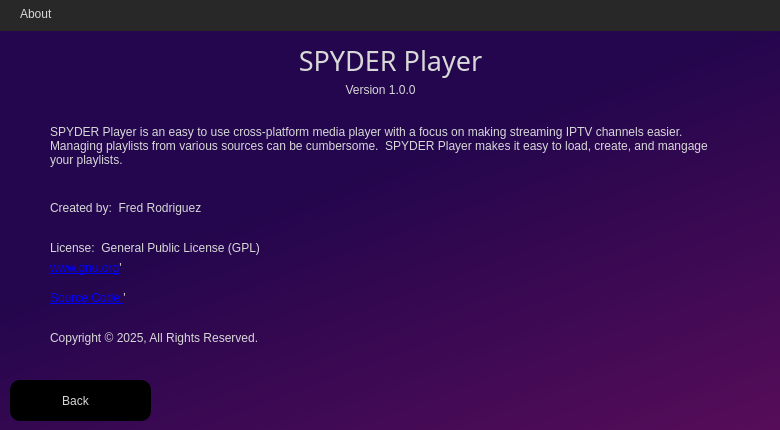
<?xml version="1.0" encoding="UTF-8"?>
<ui version="4.0">
 <class>About</class>
 <widget class="QWidget" name="About">
  <property name="geometry">
   <rect>
    <x>0</x>
    <y>0</y>
    <width>780</width>
    <height>430</height>
   </rect>
  </property>
  <property name="windowTitle">
   <string>Form</string>
  </property>
  <property name="styleSheet">
   <string notr="true">/*background-color: rgb(42, 42, 42);*/

QLabel
{
	color: rgb(216, 216, 216);
     background-color: transparent;
}

QPushButton 
{	
	color: rgb(216, 216, 216);
	background-color: rgb(0, 0, 0);
	border-radius: 10px;
}

QPushButton:hover 
{
	background-color: rgb(22, 7, 46);
}

QPushButton:disabled
{
	color: rgb(73, 73, 73);
}

QPushButton:pressed 
{
	background-color: rgb(82, 26, 149);
}

QTableWidget
{
	background-color: rgb(0, 0, 0);
}

QTableWidget::item::selected
{
	background-color: rgb(0, 58, 201);
}

QHeaderView::section
{
	background-color: rgb(20, 6, 36);
}

QHeaderView
{
	background-color: rgb(30, 30, 30);
}

QLineEdit
{
	color: rgb(216, 216, 216);
	background-color: rgb(0, 0, 0);
	padding-left:10px;
}

QTextEdit
{
	color: rgb(216, 216, 216);
	background-color: rgb(0, 0, 0);
	padding-left:25px;
}

QComboBox
{
	color: rgb(216, 216, 216);
	background-color: rgb(0, 0, 0);
}

QComboBox QAbstractItemView {
 	border: 1px solid grey;
 	/*background: black;*/
	selection-color: rgb(216, 216, 216);
  	background-color: rgb(30, 30, 30);
}
</string>
  </property>
  <widget class="QWidget" name="Titlebar_widget" native="true">
   <property name="geometry">
    <rect>
     <x>0</x>
     <y>0</y>
     <width>781</width>
     <height>31</height>
    </rect>
   </property>
   <property name="styleSheet">
    <string notr="true">background-color: rgb(40, 40, 40);</string>
   </property>
   <widget class="QLabel" name="Titlebar_label">
    <property name="geometry">
     <rect>
      <x>20</x>
      <y>0</y>
      <width>251</width>
      <height>21</height>
     </rect>
    </property>
    <property name="text">
     <string>About</string>
    </property>
    <property name="alignment">
     <set>Qt::AlignmentFlag::AlignBottom|Qt::AlignmentFlag::AlignLeading|Qt::AlignmentFlag::AlignLeft</set>
    </property>
   </widget>
  </widget>
  <widget class="QPushButton" name="Back_button">
   <property name="geometry">
    <rect>
     <x>10</x>
     <y>380</y>
     <width>141</width>
     <height>41</height>
    </rect>
   </property>
   <property name="text">
    <string>  Back     </string>
   </property>
   <property name="icon">
    <iconset resource="resources.qrc">
     <normaloff>:/icons/icons/white-left-arrow.png</normaloff>
     <disabledoff>:/icons/icons/white-left-arrow-disabled.png</disabledoff>:/icons/icons/white-left-arrow.png</iconset>
   </property>
   <property name="iconSize">
    <size>
     <width>15</width>
     <height>15</height>
    </size>
   </property>
  </widget>
  <widget class="QLabel" name="License_label">
   <property name="geometry">
    <rect>
     <x>50</x>
     <y>240</y>
     <width>251</width>
     <height>16</height>
    </rect>
   </property>
   <property name="text">
    <string>License:  General Public License (GPL)</string>
   </property>
   <property name="alignment">
    <set>Qt::AlignmentFlag::AlignLeading|Qt::AlignmentFlag::AlignLeft|Qt::AlignmentFlag::AlignVCenter</set>
   </property>
  </widget>
  <widget class="QWidget" name="background_widget" native="true">
   <property name="geometry">
    <rect>
     <x>0</x>
     <y>30</y>
     <width>801</width>
     <height>421</height>
    </rect>
   </property>
   <property name="styleSheet">
    <string notr="true">/*background-color: qlineargradient(spread:pad, x1:0.369, y1:0.182, x2:1, y2:1, stop:0 rgba(57, 9, 126, 255), stop:1 rgba(129, 18, 129, 255));*/
background-color: qlineargradient(spread:pad, x1:0.506931, y1:0.295636, x2:1, y2:1, stop:0 rgba(35, 6, 77, 255), stop:1 rgba(90, 13, 90, 255));</string>
   </property>
  </widget>
  <widget class="QLabel" name="Title_label">
   <property name="geometry">
    <rect>
     <x>150</x>
     <y>40</y>
     <width>481</width>
     <height>41</height>
    </rect>
   </property>
   <property name="font">
    <font>
     <family>Arial Black</family>
     <pointsize>20</pointsize>
    </font>
   </property>
   <property name="text">
    <string>SPYDER Player</string>
   </property>
   <property name="alignment">
    <set>Qt::AlignmentFlag::AlignCenter</set>
   </property>
  </widget>
  <widget class="QLabel" name="Version_label">
   <property name="geometry">
    <rect>
     <x>140</x>
     <y>80</y>
     <width>481</width>
     <height>20</height>
    </rect>
   </property>
   <property name="text">
    <string>Version 1.0.0</string>
   </property>
   <property name="alignment">
    <set>Qt::AlignmentFlag::AlignCenter</set>
   </property>
  </widget>
  <widget class="QLabel" name="Name_label">
   <property name="geometry">
    <rect>
     <x>50</x>
     <y>200</y>
     <width>561</width>
     <height>16</height>
    </rect>
   </property>
   <property name="text">
    <string>Created by:  Fred Rodriguez</string>
   </property>
   <property name="alignment">
    <set>Qt::AlignmentFlag::AlignLeading|Qt::AlignmentFlag::AlignLeft|Qt::AlignmentFlag::AlignVCenter</set>
   </property>
  </widget>
  <widget class="QLabel" name="SourceCode_label">
   <property name="geometry">
    <rect>
     <x>50</x>
     <y>290</y>
     <width>311</width>
     <height>16</height>
    </rect>
   </property>
   <property name="text">
    <string>&lt;a href=&quot;https://github.com/ifreddyrod/SPYDER-Player&quot;&gt;Source Code &lt;/a&gt;'</string>
   </property>
   <property name="alignment">
    <set>Qt::AlignmentFlag::AlignLeading|Qt::AlignmentFlag::AlignLeft|Qt::AlignmentFlag::AlignVCenter</set>
   </property>
   <property name="openExternalLinks">
    <bool>true</bool>
   </property>
  </widget>
  <widget class="QLabel" name="Name_label_2">
   <property name="geometry">
    <rect>
     <x>50</x>
     <y>110</y>
     <width>681</width>
     <height>71</height>
    </rect>
   </property>
   <property name="text">
    <string>SPYDER Player is an easy to use cross-platform media player with a focus on making streaming IPTV channels easier.  Managing playlists from various sources can be cumbersome.  SPYDER Player makes it easy to load, create, and mangage your playlists.</string>
   </property>
   <property name="alignment">
    <set>Qt::AlignmentFlag::AlignLeading|Qt::AlignmentFlag::AlignLeft|Qt::AlignmentFlag::AlignVCenter</set>
   </property>
   <property name="wordWrap">
    <bool>true</bool>
   </property>
  </widget>
  <widget class="QLabel" name="LicenseLink_label">
   <property name="geometry">
    <rect>
     <x>50</x>
     <y>260</y>
     <width>311</width>
     <height>16</height>
    </rect>
   </property>
   <property name="text">
    <string>&lt;a href=&quot;https://www.gnu.org/licenses/gpl-3.0.txt&quot;&gt;www.gnu.org&lt;/a&gt;'</string>
   </property>
   <property name="alignment">
    <set>Qt::AlignmentFlag::AlignLeading|Qt::AlignmentFlag::AlignLeft|Qt::AlignmentFlag::AlignVCenter</set>
   </property>
   <property name="openExternalLinks">
    <bool>true</bool>
   </property>
  </widget>
  <widget class="QLabel" name="Copyright_label">
   <property name="geometry">
    <rect>
     <x>50</x>
     <y>330</y>
     <width>561</width>
     <height>16</height>
    </rect>
   </property>
   <property name="text">
    <string>Copyright © 2025, All Rights Reserved.</string>
   </property>
   <property name="alignment">
    <set>Qt::AlignmentFlag::AlignLeading|Qt::AlignmentFlag::AlignLeft|Qt::AlignmentFlag::AlignVCenter</set>
   </property>
  </widget>
  <widget class="QLabel" name="Background_image">
   <property name="geometry">
    <rect>
     <x>360</x>
     <y>20</y>
     <width>512</width>
     <height>512</height>
    </rect>
   </property>
   <property name="maximumSize">
    <size>
     <width>2000</width>
     <height>2000</height>
    </size>
   </property>
   <property name="styleSheet">
    <string notr="true"/>
   </property>
   <property name="text">
    <string/>
   </property>
   <property name="pixmap">
    <pixmap resource="resources.qrc">:/icons/icons/spider-black.png</pixmap>
   </property>
   <property name="scaledContents">
    <bool>true</bool>
   </property>
  </widget>
  <zorder>background_widget</zorder>
  <zorder>Titlebar_widget</zorder>
  <zorder>Back_button</zorder>
  <zorder>License_label</zorder>
  <zorder>Name_label</zorder>
  <zorder>SourceCode_label</zorder>
  <zorder>LicenseLink_label</zorder>
  <zorder>Copyright_label</zorder>
  <zorder>Background_image</zorder>
  <zorder>Name_label_2</zorder>
  <zorder>Title_label</zorder>
  <zorder>Version_label</zorder>
 </widget>
 <resources>
  <include location="resources.qrc"/>
 </resources>
 <connections/>
</ui>
